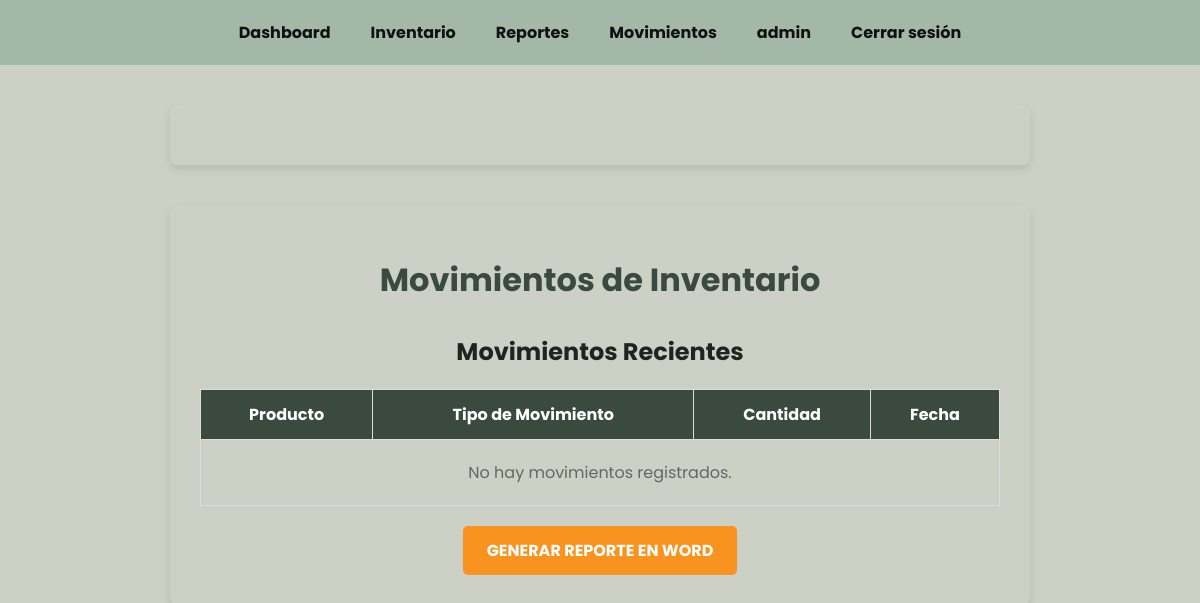
The app's page /reportes/ (signed in), older data.
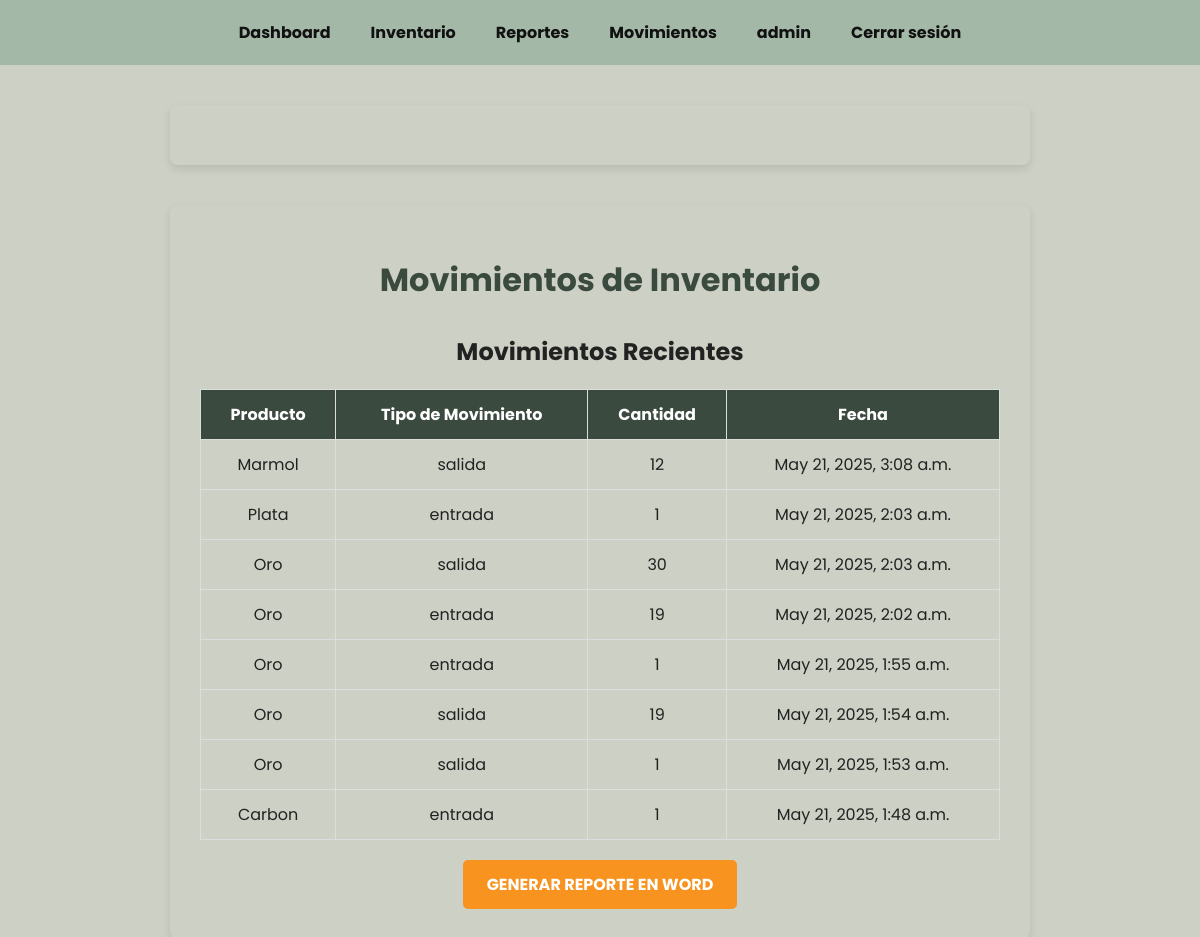
The same page, newer data.
### inventario_app/models.py (models this page shows, shortened)
class Movimiento(models.Model):
    TIPO_MOVIMIENTO = (
        ('entrada', 'Entrada'),
        ('salida', 'Salida'),
    )
    producto = models.ForeignKey(Producto, on_delete=models.CASCADE)
    tipo_movimiento = models.CharField(max_length=7, choices=TIPO_MOVIMIENTO)
    cantidad = models.IntegerField()
    fecha = models.DateTimeField(auto_now_add=True)
    usuario = models.ForeignKey(User, on_delete=models.CASCADE)

class Producto(models.Model):
    nombre = models.CharField(max_length=255)
    descripcion = models.TextField()
    stock = models.IntegerField()
    precio = models.DecimalField(max_digits=10, decimal_places=2)
    imagen = models.ImageField(upload_to='productos/', null=True, blank=True)
    created_at = models.DateTimeField(auto_now_add=True)
    updated_at = models.DateTimeField(auto_now=True)

### inventario_app/views.py (the view)
# urls.py: path('reportes/', views.reportes_view, name='reportes'),
@login_required
def reportes_view(request):
    movimientos = Movimiento.objects.all().order_by('-fecha')
    movimientos_count = movimientos.count()
    return render(request, 'inventario_app/reportes.html', {
        'movimientos': movimientos,
        'movimientos_count': movimientos_count,
    })

### inventario_app/context_processors.py (called while the page is built)
def admin_check(request):
    print(f"Verificando usuario: {request.user.username}")  # Esto te confirmará que el context processor se ejecuta.
    if not request.user.is_authenticated:
        return {'es_admin': False}
    es_admin = request.user.groups.filter(name='Administrador').exists()
    return {'es_admin': es_admin}

### inventario_app/templates/inventario_app/reportes.html (shortened to what this page needs)
<!DOCTYPE html>
<html lang="es">
<head>
</head>
<body>
    {% include "inventario_app/navbar.html" %}
    <div class="container">
        <h1>Movimientos de Inventario</h1>
        <h2>Movimientos Recientes</h2>
        <table>
            <thead>
                <tr>
                    <th>Producto</th>
                    <th>Tipo de Movimiento</th>
                    <th>Cantidad</th>
                    <th>Fecha</th>
                </tr>
            </thead>
            <tbody>
                {% for movimiento in movimientos %}
                    <tr>
                        <td>{{ movimiento.producto.nombre }}</td>
                        <td>{{ movimiento.tipo_movimiento }}</td>
                        <td>{{ movimiento.cantidad }}</td>
                        <td>{{ movimiento.fecha }}</td>
                    </tr>
                {% empty %}
                    <tr>
                        <td colspan="4" style="text-align:center; padding: 20px; color: #666;">
                            No hay movimientos registrados.
                        </td>
                    </tr>
                {% endfor %}
            </tbody>
        </table>
        <a href="{% url 'generar_reporte_word' %}" class="button">Generar Reporte en Word</a>
    </div>
</body>
</html>

Row changes from the older to the newer data that the page shows:
added Movimiento: producto.nombre "Marmol", tipo_movimiento "salida", cantidad "12", fecha "May 21, 2025, 3:08 a.m."
added Movimiento: producto.nombre "Plata", tipo_movimiento "entrada", cantidad "1", fecha "May 21, 2025, 2:03 a.m."
added Movimiento: producto.nombre "Oro", tipo_movimiento "salida", cantidad "30", fecha "May 21, 2025, 2:03 a.m."
added Movimiento: producto.nombre "Oro", tipo_movimiento "entrada", cantidad "19", fecha "May 21, 2025, 2:02 a.m."
added Movimiento: producto.nombre "Oro", tipo_movimiento "entrada", cantidad "1", fecha "May 21, 2025, 1:55 a.m."
added Movimiento: producto.nombre "Oro", tipo_movimiento "salida", cantidad "19", fecha "May 21, 2025, 1:54 a.m."
added Movimiento: producto.nombre "Oro", tipo_movimiento "salida", cantidad "1", fecha "May 21, 2025, 1:53 a.m."
added Movimiento: producto.nombre "Carbon", tipo_movimiento "entrada", cantidad "1", fecha "May 21, 2025, 1:48 a.m."
Text that changed along with them:
text no longer shown: "No hay movimientos registrados."
